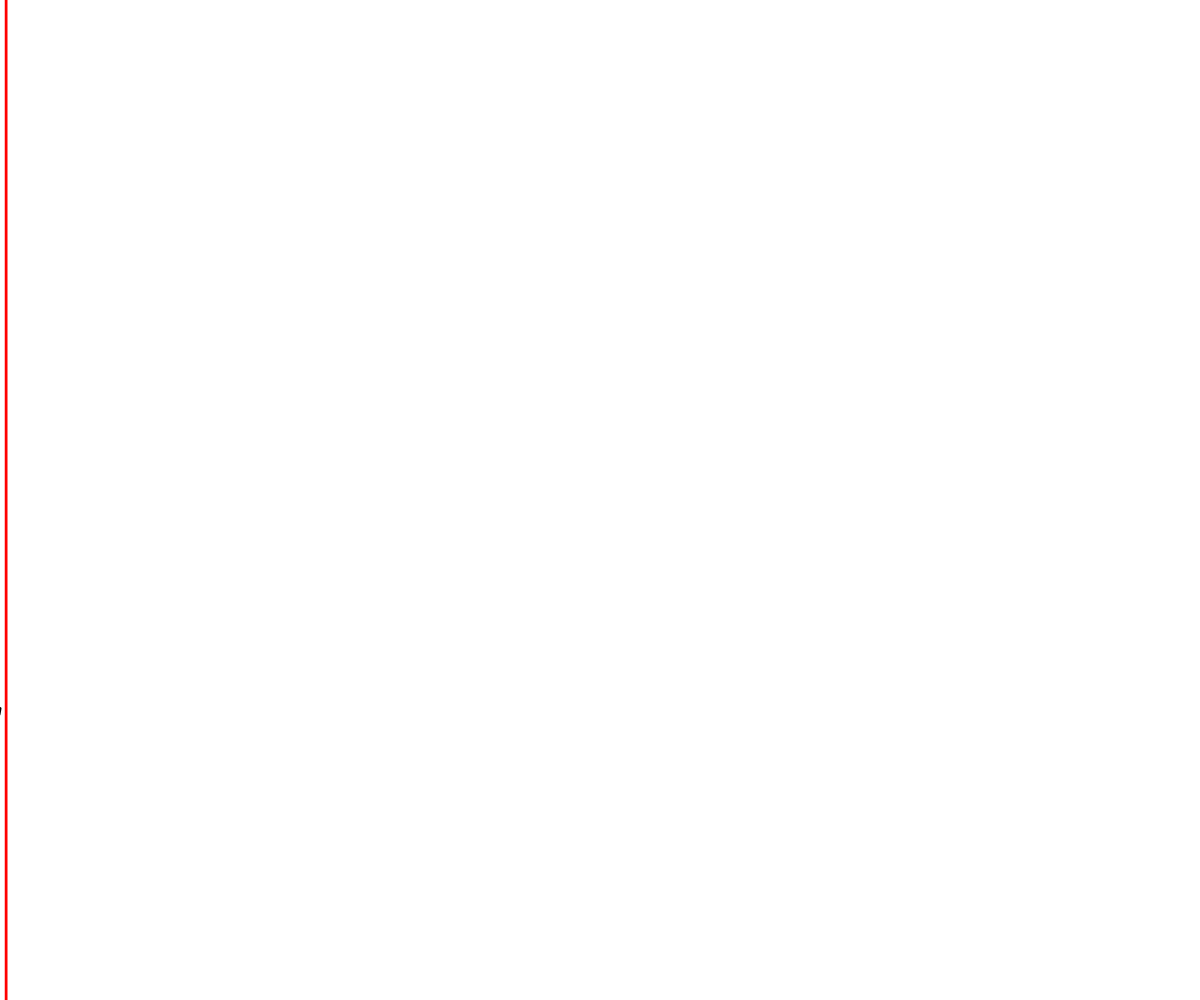
Frame 1 (no input)
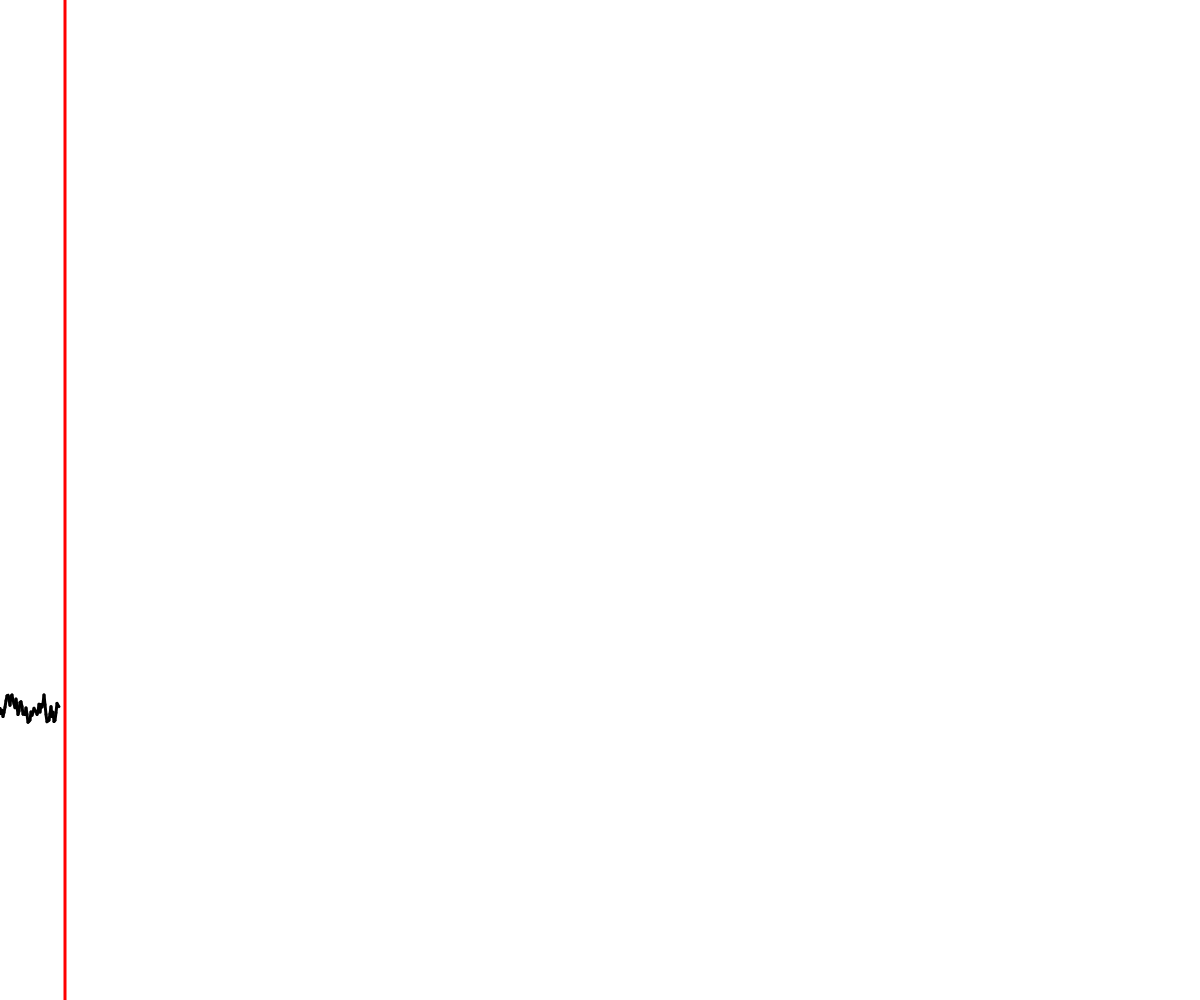
Frame 60 (no input)
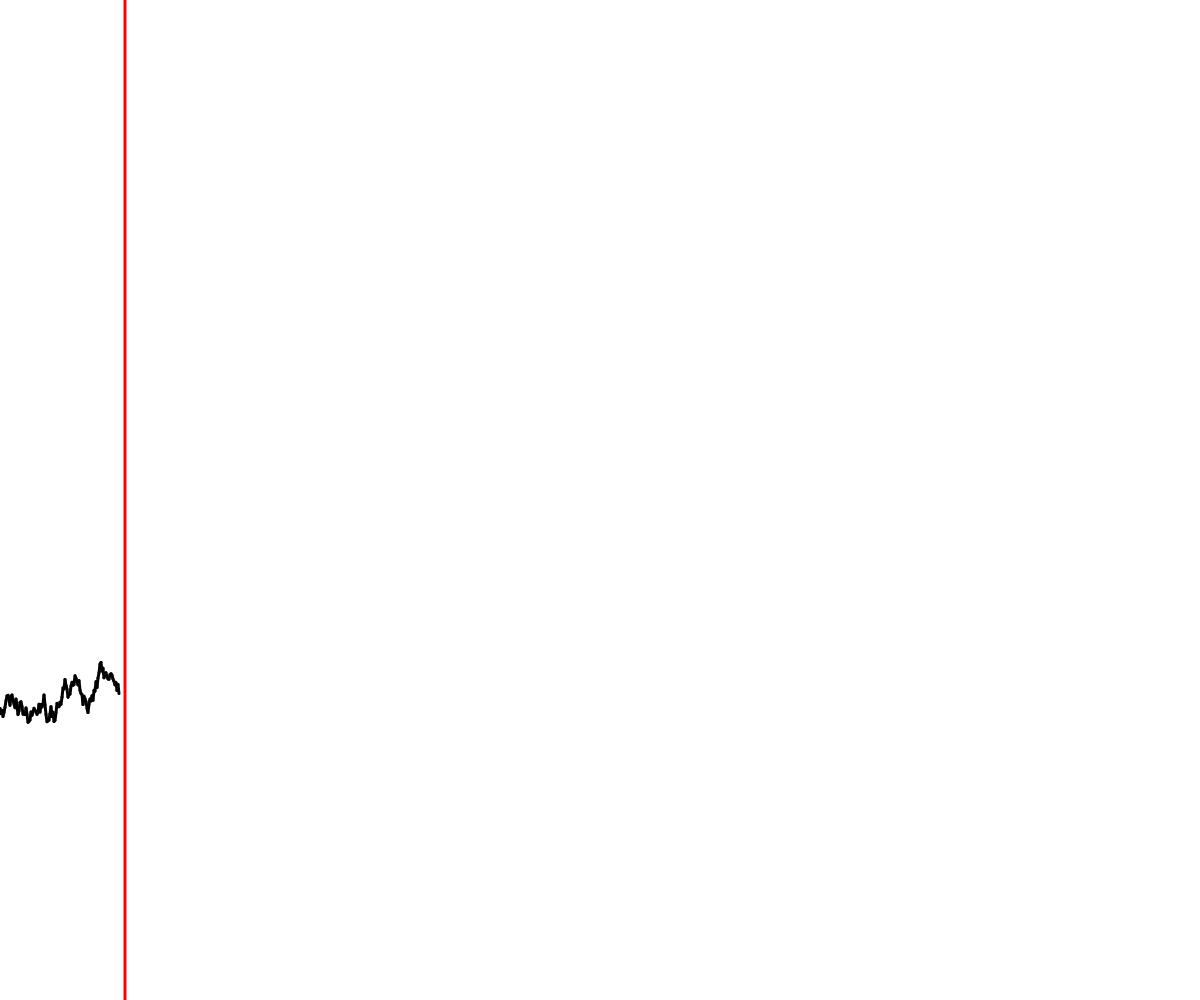
Frame 120 (the mouse pressed at the canvas centre since frame 60)

The p5.js sketch that drew these frames (run headless with seeded random() and noise() and a simulated clock; from frame 60 on, the mouse is pressed at the canvas centre):

// p5.js sketch
// ── sketch.js
var yPos = 0;
var lastYPos = 0;
var x = 0;

var randomPoint = function(xPos) {

	stroke(255, 0, 0);
	line(xPos + 6, height, xPos + 6, 0);
	stroke(255);
	line(xPos + 3, height, xPos + 3, 0);
	stroke(0);

	if (lastYPos < (height - 10) && lastYPos > 10) {

		yPos = random((lastYPos + 10), (lastYPos - 10));

	} else if (lastYPos > (height - 10)) {

		yPos = random(height - 40, height);

	} else if (lastYPos < 10) {

		yPos = random(0, 40);

	}
	
	line(xPos - 1, lastYPos, xPos, yPos);

	lastYPos = yPos;
}

function setup () {
	createCanvas(windowWidth, windowHeight);
	background(255);
	stroke(0);
	strokeWeight(3);
	
	yPos = random(height);
	lastYPos = yPos;
	
}

function draw() {

	randomPoint(x);
	x++;
	if (x >= width) {
		x = 0;
	}
}
